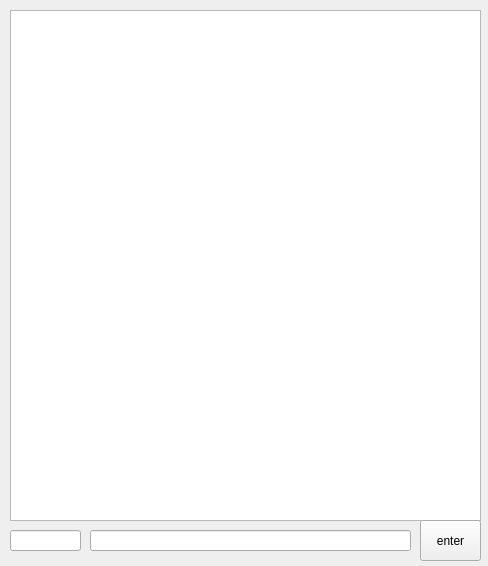
<?xml version="1.0" encoding="UTF-8"?>
<ui version="4.0">
 <class>MainWindow</class>
 <widget class="QMainWindow" name="MainWindow">
  <property name="geometry">
   <rect>
    <x>0</x>
    <y>0</y>
    <width>488</width>
    <height>566</height>
   </rect>
  </property>
  <property name="windowTitle">
   <string>ChatTool</string>
  </property>
  <widget class="QWidget" name="centralwidget">
   <widget class="QListView" name="list_chat">
    <property name="geometry">
     <rect>
      <x>10</x>
      <y>10</y>
      <width>471</width>
      <height>511</height>
     </rect>
    </property>
   </widget>
   <widget class="QLineEdit" name="edit_name">
    <property name="geometry">
     <rect>
      <x>10</x>
      <y>530</y>
      <width>71</width>
      <height>21</height>
     </rect>
    </property>
   </widget>
   <widget class="QLineEdit" name="edit_text">
    <property name="geometry">
     <rect>
      <x>90</x>
      <y>530</y>
      <width>321</width>
      <height>21</height>
     </rect>
    </property>
   </widget>
   <widget class="QPushButton" name="btn_send">
    <property name="enabled">
     <bool>true</bool>
    </property>
    <property name="geometry">
     <rect>
      <x>420</x>
      <y>520</y>
      <width>61</width>
      <height>41</height>
     </rect>
    </property>
    <property name="text">
     <string>enter</string>
    </property>
   </widget>
  </widget>
 </widget>
 <resources/>
 <connections/>
</ui>
